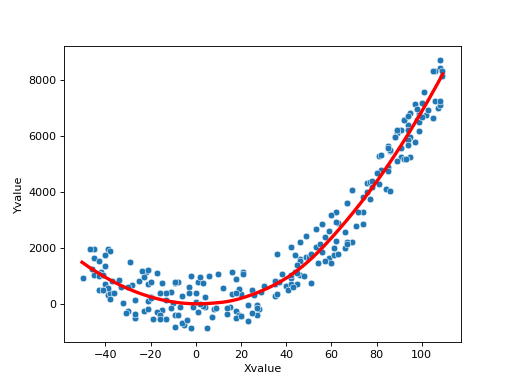

Recreate this plot in Python.
import autoprot.analysis as ana
import seaborn as sns

x_values = np.random.randint(-50,110,size=(250))
y_values = np.square(x_values)/1.5 + np.random.randint(-1000,1000, size=len(x_values))
df = pd.DataFrame({"Xvalue" : x_values,
                   "Yvalue" : y_values
                   })
evalDF = ana.loess(df, "Xvalue", "Yvalue", alpha=0.7, poly_degree=2)
fig, ax = plt.subplots(1,1)
sns.scatterplot(df["Xvalue"], df["Yvalue"], ax=ax)
ax.plot(evalDF['v'], evalDF['g'], color='red', linewidth= 3, label="Test")
plt.show()
